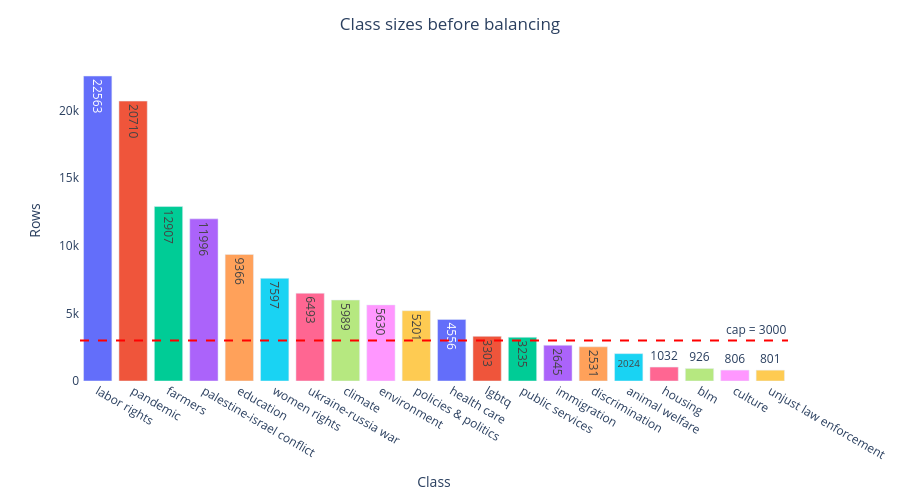

Notebook code cell kept with this figure:
### Markdown cell above
Raw class sizes after dropping non-categories, with the dashed line marking the `CAP_PER_CLASS = 3000` threshold. Bars above the line get undersampled in Section 5; bars below it stay as-is.

### Code cell
import plotly.express as px

class_counts = dataset['class'].value_counts()
fig = px.bar(
    x=class_counts.index, y=class_counts.values, color=class_counts.index, text=class_counts.values,
    labels={'x': 'Class', 'y': 'Rows'},
)
fig.add_hline(y=3000, line_dash='dash', line_color='red', annotation_text='cap = 3000')
fig.update_layout(
    title={'text': 'Class sizes before balancing', 'x': 0.5},
    plot_bgcolor='white', width=900, height=500, showlegend=False,
)
fig.show()

### Figure 1 — Plotly figure (JSON) as saved in the notebook; plotly's stock layout.template omitted (floating-point values rounded to 4 significant figures)
{"data": [{"hovertemplate": "color=labor rights<br>Class=%{x}<br>Rows=%{y}<br>text=%{text}<extra></extra>", "legendgroup": "labor rights", "marker": {"color": "#636efa", "pattern": {"shape": ""}}, "name": "labor rights", "orientation": "v", "showlegend": true, "text": [22560.0], "textposition": "auto", "type": "bar", "x": ["labor rights"], "xaxis": "x", "y": [22563], "yaxis": "y"}, {"hovertemplate": "color=pandemic<br>Class=%{x}<br>Rows=%{y}<br>text=%{text}<extra></extra>", "legendgroup": "pandemic", "marker": {"color": "#EF553B", "pattern": {"shape": ""}}, "name": "pandemic", "orientation": "v", "showlegend": true, "text": [20710.0], "textposition": "auto", "type": "bar", "x": ["pandemic"], "xaxis": "x", "y": [20710], "yaxis": "y"}, {"hovertemplate": "color=farmers<br>Class=%{x}<br>Rows=%{y}<br>text=%{text}<extra></extra>", "legendgroup": "farmers", "marker": {"color": "#00cc96", "pattern": {"shape": ""}}, "name": "farmers", "orientation": "v", "showlegend": true, "text": [12910.0], "textposition": "auto", "type": "bar", "x": ["farmers"], "xaxis": "x", "y": [12907], "yaxis": "y"}, {"hovertemplate": "color=palestine-israel conflict<br>Class=%{x}<br>Rows=%{y}<br>text=%{text}<extra></extra>", "legendgroup": "palestine-israel conflict", "marker": {"color": "#ab63fa", "pattern": {"shape": ""}}, "name": "palestine-israel conflict", "orientation": "v", "showlegend": true, "text": [12000.0], "textposition": "auto", "type": "bar", "x": ["palestine-israel conflict"], "xaxis": "x", "y": [11996], "yaxis": "y"}, {"hovertemplate": "color=education<br>Class=%{x}<br>Rows=%{y}<br>text=%{text}<extra></extra>", "legendgroup": "education", "marker": {"color": "#FFA15A", "pattern": {"shape": ""}}, "name": "education", "orientation": "v", "showlegend": true, "text": [9366.0], "textposition": "auto", "type": "bar", "x": ["education"], "xaxis": "x", "y": [9366], "yaxis": "y"}, {"hovertemplate": "color=women rights<br>Class=%{x}<br>Rows=%{y}<br>text=%{text}<extra></extra>", "legendgroup": "women rights", "marker": {"color": "#19d3f3", "pattern": {"shape": ""}}, "name": "women rights", "orientation": "v", "showlegend": true, "text": [7597.0], "textposition": "auto", "type": "bar", "x": ["women rights"], "xaxis": "x", "y": [7597], "yaxis": "y"}, {"hovertemplate": "color=ukraine-russia war<br>Class=%{x}<br>Rows=%{y}<br>text=%{text}<extra></extra>", "legendgroup": "ukraine-russia war", "marker": {"color": "#FF6692", "pattern": {"shape": ""}}, "name": "ukraine-russia war", "orientation": "v", "showlegend": true, "text": [6493.0], "textposition": "auto", "type": "bar", "x": ["ukraine-russia war"], "xaxis": "x", "y": [6493], "yaxis": "y"}, {"hovertemplate": "color=climate<br>Class=%{x}<br>Rows=%{y}<br>text=%{text}<extra></extra>", "legendgroup": "climate", "marker": {"color": "#B6E880", "pattern": {"shape": ""}}, "name": "climate", "orientation": "v", "showlegend": true, "text": [5989.0], "textposition": "auto", "type": "bar", "x": ["climate"], "xaxis": "x", "y": [5989], "yaxis": "y"}, {"hovertemplate": "color=environment<br>Class=%{x}<br>Rows=%{y}<br>text=%{text}<extra></extra>", "legendgroup": "environment", "marker": {"color": "#FF97FF", "pattern": {"shape": ""}}, "name": "environment", "orientation": "v", "showlegend": true, "text": [5630.0], "textposition": "auto", "type": "bar", "x": ["environment"], "xaxis": "x", "y": [5630], "yaxis": "y"}, {"hovertemplate": "color=policies & politics<br>Class=%{x}<br>Rows=%{y}<br>text=%{text}<extra></extra>", "legendgroup": "policies & politics", "marker": {"color": "#FECB52", "pattern": {"shape": ""}}, "name": "policies & politics", "orientation": "v", "showlegend": true, "text": [5201.0], "textposition": "auto", "type": "bar", "x": ["policies & politics"], "xaxis": "x", "y": [5201], "yaxis": "y"}, {"hovertemplate": "color=health care<br>Class=%{x}<br>Rows=%{y}<br>text=%{text}<extra></extra>", "legendgroup": "health care", "marker": {"color": "#636efa", "pattern": {"shape": ""}}, "name": "health care", "orientation": "v", "showlegend": true, "text": [4556.0], "textposition": "auto", "type": "bar", "x": ["health care"], "xaxis": "x", "y": [4556], "yaxis": "y"}, {"hovertemplate": "color=lgbtq<br>Class=%{x}<br>Rows=%{y}<br>text=%{text}<extra></extra>", "legendgroup": "lgbtq", "marker": {"color": "#EF553B", "pattern": {"shape": ""}}, "name": "lgbtq", "orientation": "v", "showlegend": true, "text": [3303.0], "textposition": "auto", "type": "bar", "x": ["lgbtq"], "xaxis": "x", "y": [3303], "yaxis": "y"}, {"hovertemplate": "color=public services<br>Class=%{x}<br>Rows=%{y}<br>text=%{text}<extra></extra>", "legendgroup": "public services", "marker": {"color": "#00cc96", "pattern": {"shape": ""}}, "name": "public services", "orientation": "v", "showlegend": true, "text": [3235.0], "textposition": "auto", "type": "bar", "x": ["public services"], "xaxis": "x", "y": [3235], "yaxis": "y"}, {"hovertemplate": "color=immigration<br>Class=%{x}<br>Rows=%{y}<br>text=%{text}<extra></extra>", "legendgroup": "immigration", "marker": {"color": "#ab63fa", "pattern": {"shape": ""}}, "name": "immigration", "orientation": "v", "showlegend": true, "text": [2645.0], "textposition": "auto", "type": "bar", "x": ["immigration"], "xaxis": "x", "y": [2645], "yaxis": "y"}, {"hovertemplate": "color=discrimination<br>Class=%{x}<br>Rows=%{y}<br>text=%{text}<extra></extra>", "legendgroup": "discrimination", "marker": {"color": "#FFA15A", "pattern": {"shape": ""}}, "name": "discrimination", "orientation": "v", "showlegend": true, "text": [2531.0], "textposition": "auto", "type": "bar", "x": ["discrimination"], "xaxis": "x", "y": [2531], "yaxis": "y"}, {"hovertemplate": "color=animal welfare<br>Class=%{x}<br>Rows=%{y}<br>text=%{text}<extra></extra>", "legendgroup": "animal welfare", "marker": {"color": "#19d3f3", "pattern": {"shape": ""}}, "name": "animal welfare", "orientation": "v", "showlegend": true, "text": [2024.0], "textposition": "auto", "type": "bar", "x": ["animal welfare"], "xaxis": "x", "y": [2024], "yaxis": "y"}, {"hovertemplate": "color=housing<br>Class=%{x}<br>Rows=%{y}<br>text=%{text}<extra></extra>", "legendgroup": "housing", "marker": {"color": "#FF6692", "pattern": {"shape": ""}}, "name": "housing", "orientation": "v", "showlegend": true, "text": [1032.0], "textposition": "auto", "type": "bar", "x": ["housing"], "xaxis": "x", "y": [1032], "yaxis": "y"}, {"hovertemplate": "color=blm<br>Class=%{x}<br>Rows=%{y}<br>text=%{text}<extra></extra>", "legendgroup": "blm", "marker": {"color": "#B6E880", "pattern": {"shape": ""}}, "name": "blm", "orientation": "v", "showlegend": true, "text": [926.0], "textposition": "auto", "type": "bar", "x": ["blm"], "xaxis": "x", "y": [926], "yaxis": "y"}, {"hovertemplate": "color=culture<br>Class=%{x}<br>Rows=%{y}<br>text=%{text}<extra></extra>", "legendgroup": "culture", "marker": {"color": "#FF97FF", "pattern": {"shape": ""}}, "name": "culture", "orientation": "v", "showlegend": true, "text": [806.0], "textposition": "auto", "type": "bar", "x": ["culture"], "xaxis": "x", "y": [806], "yaxis": "y"}, {"hovertemplate": "color=unjust law enforcement<br>Class=%{x}<br>Rows=%{y}<br>text=%{text}<extra></extra>", "legendgroup": "unjust law enforcement", "marker": {"color": "#FECB52", "pattern": {"shape": ""}}, "name": "unjust law enforcement", "orientation": "v", "showlegend": true, "text": [801.0], "textposition": "auto", "type": "bar", "x": ["unjust law enforcement"], "xaxis": "x", "y": [801], "yaxis": "y"}], "layout": {"annotations": [{"showarrow": false, "text": "cap = 3000", "x": 1, "xanchor": "right", "xref": "x domain", "y": 3000, "yanchor": "bottom", "yref": "y"}], "barmode": "relative", "height": 500, "legend": {"title": {"text": "color"}, "tracegroupgap": 0}, "margin": {"t": 60}, "plot_bgcolor": "white", "shapes": [{"line": {"color": "red", "dash": "dash"}, "type": "line", "x0": 0, "x1": 1, "xref": "x domain", "y0": 3000, "y1": 3000, "yref": "y"}], "showlegend": false, "title": {"text": "Class sizes before balancing", "x": 0.5}, "width": 900, "xaxis": {"anchor": "y", "domain": [0, 1], "title": {"text": "Class"}}, "yaxis": {"anchor": "x", "domain": [0, 1], "title": {"text": "Rows"}}}}
